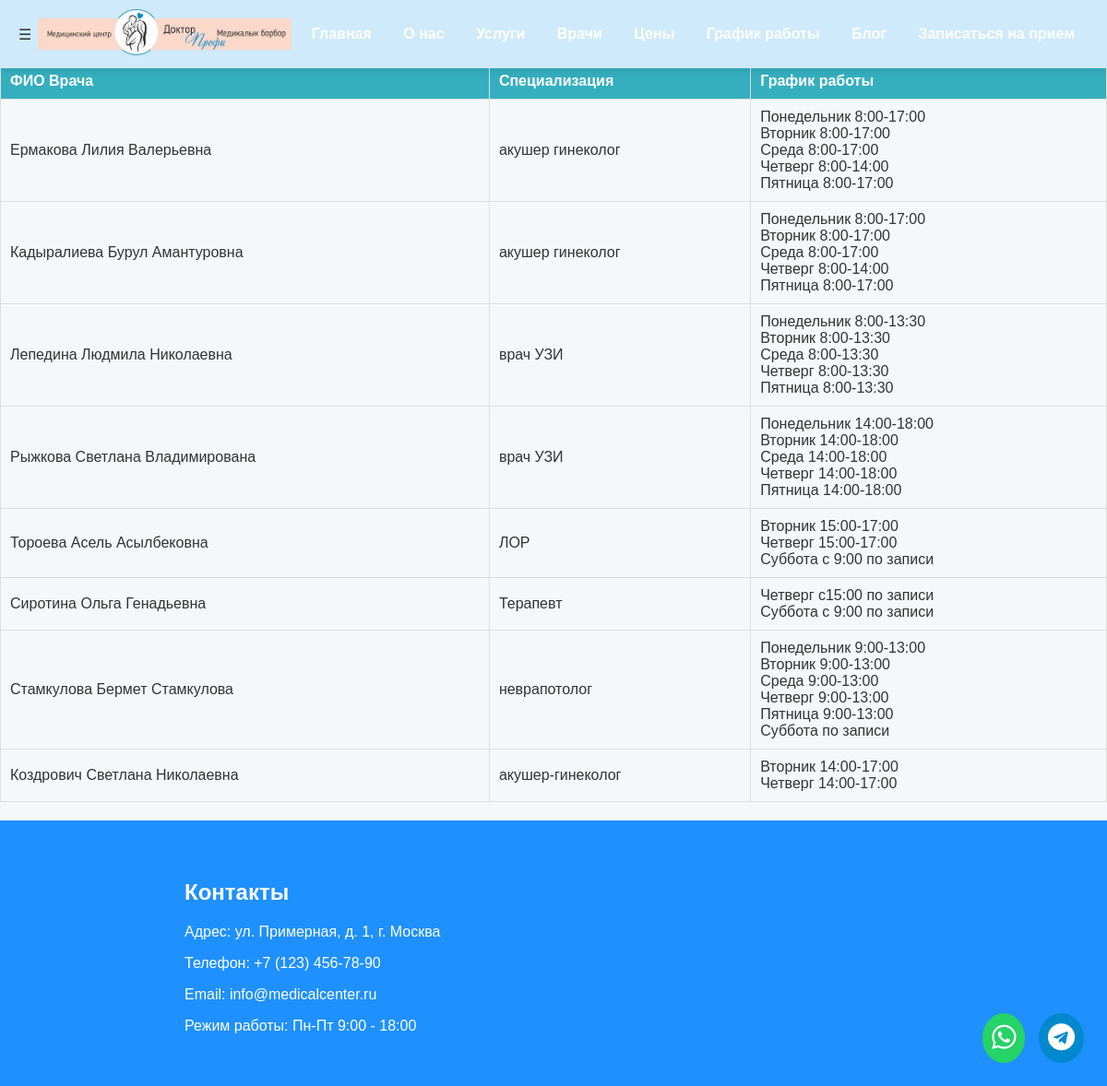
Page /schedule/ on the committed database.
### profi/models.py (models this page shows, shortened)
class Doctors(models.Model):
    name = models.CharField(max_length=100, verbose_name="Имя врача")
    specialization = models.CharField(max_length=100, verbose_name="Специализация")
    phone = models.CharField(max_length=20, verbose_name="Телефон")
    work_schedule = models.CharField(max_length=255, verbose_name="График работы")
    email = models.EmailField(verbose_name="Электронная почта")
    available = models.BooleanField(default=True, verbose_name="Принимает пациентов")
    class Meta:
        verbose_name = "Врач"
        verbose_name_plural = "Врачи"

### profi/views.py (the view)
# urls.py: path('schedule/', views.schedule, name='schedule'),
def schedule(request):
    doctors = Doctors.objects.filter(available=True)    #проверка, доступен ли доктор
    for doctor in doctors:
        doctor.schedule_lines = doctor.work_schedule.split(',')
    return render(request, 'profi/schedule.html', {'doctors': doctors, 'title' : "График"})

### profi/templates/profi/schedule.html
{% extends 'base.html' %}
{% block content %}
<h2>График работы</h2>
<table>
    <thead>
        <tr>
            <th>ФИО Врача</th>
            <th>Специализация</th>
            <th>График работы</th>
        </tr>
    </thead>
    <tbody>
        {% for doctor in doctors %}
        <tr>
            <td>{{ doctor.name }}</td>
            <td>{{ doctor.specialization }}</td>
            <td>
                {% for line in doctor.schedule_lines %}
                    {% if forloop.first %}
                        <span class="schedule-line first">{{ line }}</span><br>
                    {% else %}
                        <span class="schedule-line">{{ line }}</span><br>
                    {% endif %}
                {% endfor %}
            </td>
        </tr>
        {% empty %}
        <tr>
            <td colspan="3">Нет данных о врачах</td>
        </tr>
        {% endfor %}
    </tbody>
</table>
{% endblock %}

### templates/base.html (shortened to what this page needs)
{% load static %}
<!DOCTYPE html>
<html lang="en">
<head>
    <link rel="stylesheet" href="https://cdnjs.cloudflare.com/ajax/libs/font-awesome/5.15.4/css/all.min.css">
    <link type="text/css" href="{% static 'profi/css/style.css' %}" rel="stylesheet" />
</head>
<body>
<header>
    <div class="navbar-container">
        <span class="menu-icon" onclick="openNav()">&#9776;</span>
        <div class="navbar-logo">
            <a href="/"><img src="{% static 'profi/img/logo.jpg' %}" alt="Логотип"></a>
        </div>
        <nav class="navbar-menu">
            <li><a href="/">Главная</a></li>
            <li><a href="/#about">О нас</a></li>
            <li><a href="/#services">Услуги</a></li>
            <li><a href="/#doctors">Врачи</a></li>
            <li><a href="/prices/">Цены</a></li>
            <li><a href="/schedule/">График работы</a></li>
            <li><a href="/blog/">Блог</a></li>
            <li><a href="/#appointment" class="navbar-appointment-button">Записаться на прием</a></li>
        </nav>
    </div>
</header>
 {% block content %} {% endblock %}
<div class="social-icons">
    <a href="https://wa.me/yourwhatsapplink" target="_blank" class="whatsapp"><i class="fab fa-whatsapp"></i></a>
    <a href="https://t.me/isanbazarov" target="_blank" class="telegram"><i class="fab fa-telegram"></i></a>
</div>
<footer id="contact" class="footer">
    <div class="footer-content">
        <h3>Контакты</h3>
        <p>Адрес: ул. Примерная, д. 1, г. Москва</p>
        <p>Телефон: +7 (123) 456-78-90</p>
        <p>Email: info@medicalcenter.ru</p>
        <p>Режим работы: Пн-Пт 9:00 - 18:00</p>
    </div>
</footer>
</body>
</html>

### profi/static/profi/css/style.css (style rules this page uses)
body { font-family: 'Arial', sans-serif; margin: 0; padding: 0; background-color: #f4f8fb; color: #333; }
header { background-color: #cfeafb; box-shadow: 0 2px 10px rgba(0, 0, 0, 0.1); position: fixed; width: 100%; top: 0; z-index: 1000; }
.navbar-container { display: flex; justify-content: space-between; align-items: center; padding: 10px 20px; }
.navbar-logo img { height: 50px; }
.navbar-menu li { display: inline-block; margin: 0 15px; list-style: none; }
.navbar-menu li a { color: #fff; text-decoration: none; font-weight: bold; transition: color 0.3s; }
.footer { background-color: #1e90ff; padding: 40px 20px; text-align: left; color: #fff; }
.footer-content { max-width: 800px; margin: auto; }
.footer-content h3 { font-size: 24px; margin-bottom: 20px; }
.footer-content p { font-size: 16px; }
table { width: 100%; border-collapse: collapse; margin-bottom: 20px; }
table, th, td { border: 1px solid #ddd; }
th, td { padding: 10px; text-align: left; }
th { background-color: #35AFBF; color: #fff; }
.social-icons { position: fixed; bottom: 20px; right: 20px; z-index: 9999; }
.social-icons a { display: inline-block; margin: 5px; font-size: 30px; color: #fff; text-decoration: none; padding: 10px; border-radius: 50%; transition: background-color 0.3s ease; }
.social-icons a.whatsapp { background-color: #25d366; }
.social-icons a.telegram { background-color: #0088cc; }
.fa-whatsapp:before { content: "\f232"; }
.fa-telegram:before { content: "\f2c6"; }

### rows in the picture
Doctors: name "Ермакова Лилия Валерьевна", specialization "акушер гинеколог", schedule_lines "Понедельник 8:00-17:00", schedule_lines "Вторник 8:00-17:00" "Среда 8:00-17:00" "Четверг 8:00-14:00" "Пятница 8:00-17:00"
Doctors: name "Кадыралиева Бурул Амантуровна", specialization "акушер гинеколог", schedule_lines "Понедельник 8:00-17:00", schedule_lines "Вторник 8:00-17:00" "Среда 8:00-17:00" "Четверг 8:00-14:00" "Пятница 8:00-17:00"
Doctors: name "Лепедина Людмила Николаевна", specialization "врач УЗИ", schedule_lines "Понедельник 8:00-13:30", schedule_lines "Вторник 8:00-13:30" "Среда 8:00-13:30" "Четверг 8:00-13:30" "Пятница 8:00-13:30"
Doctors: name "Рыжкова Светлана Владимирована", specialization "врач УЗИ", schedule_lines "Понедельник 14:00-18:00", schedule_lines "Вторник 14:00-18:00" "Среда 14:00-18:00" "Четверг 14:00-18:00" "Пятница 14:00-18:00"
Doctors: name "Тороева Асель Асылбековна", specialization "ЛОР", schedule_lines "Вторник 15:00-17:00", schedule_lines "Четверг 15:00-17:00" "Суббота с 9:00 по записи"
Doctors: name "Сиротина Ольга Генадьевна", specialization "Терапевт", schedule_lines "Четверг с15:00 по записи", schedule_lines "Суббота с 9:00 по записи"
Doctors: name "Стамкулова Бермет Стамкулова", specialization "неврапотолог", schedule_lines "Понедельник 9:00-13:00", schedule_lines "Вторник 9:00-13:00" "Среда 9:00-13:00" "Четверг 9:00-13:00" "Пятница 9:00-13:00" "Суббота по записи"
Doctors: name "Коздрович Светлана Николаевна", specialization "акушер-гинеколог", schedule_lines "Вторник 14:00-17:00", schedule_lines "Четверг 14:00-17:00"
